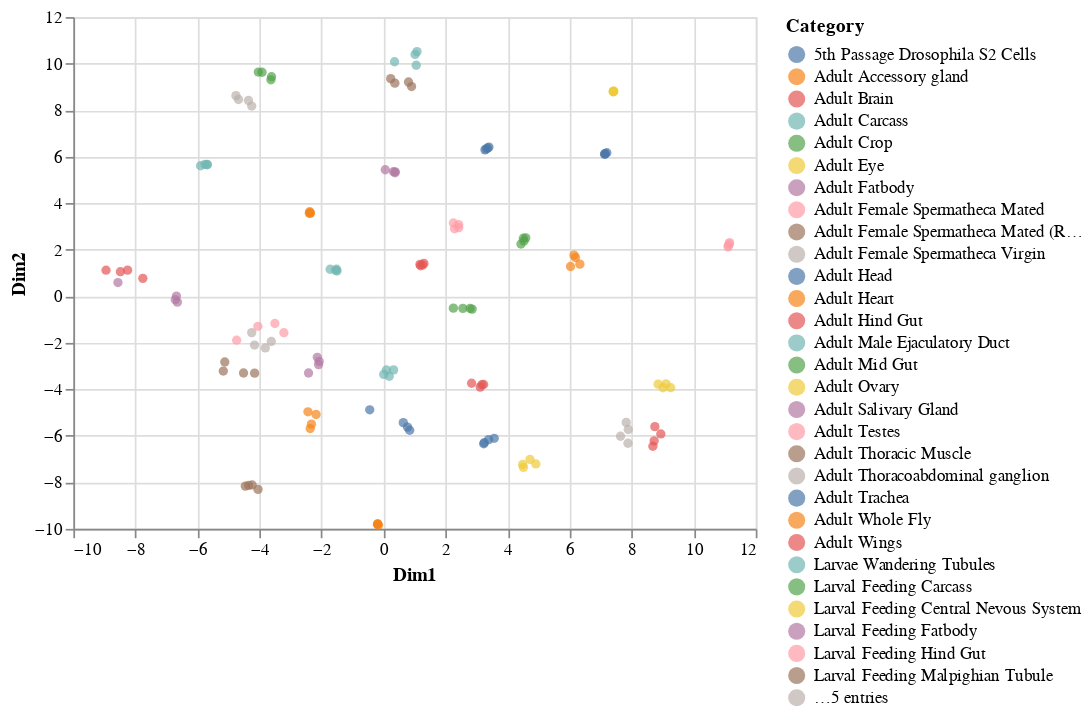

Notebook source saved alongside this figure:
### Markdown cell above
**Exercise:**

Try creating a tSNE plot using `TSNE()`, which we imported from `sklearn.manifold`. All scikit-learn models use a consistent syntax, so the syntax is extremely similar to that for `PCA()`.

Examine the documentation either online or just using `help(TSNE)` in the notebook.

`TSNE()` takes several parameters: the most important is `perplexity`. Lower values of perplexity try hard to preserve local structure at the cost of global structure, and vice versa. From the documentation, what is the default value of `perplexity`? What happens if you redo your plot with it set to a much lower or much higher value?

### Code cell
### YOUR CODE HERE
tsne = TSNE(n_components=2, perplexity=30)
expression_tsne = tsne.fit_transform(log_expression.values.T)
plot_two_dimensions(expression_tsne, sample_categories, expression.columns)

### Figure 1 — Vega-Lite specification as saved in the notebook (floating-point values rounded to 4 significant figures; data arrays with more than 128 entries replaced by an {"elided": "..."} marker saying what was removed)
{"config": {"view": {"continuousWidth": 400, "continuousHeight": 300}}, "data": {"name": "data-bd4c21d9c25a9b0c3ac76d5b3189a02b"}, "mark": "circle", "encoding": {"color": {"type": "nominal", "field": "Category"}, "tooltip": {"type": "nominal", "field": "Sample"}, "x": {"type": "quantitative", "field": "Dim1"}, "y": {"type": "quantitative", "field": "Dim2"}}, "$schema": "https://vega.github.io/schema/vega-lite/v4.8.1.json", "datasets": {"data-bd4c21d9c25a9b0c3ac76d5b3189a02b": {"elided": "136 records"}}}
